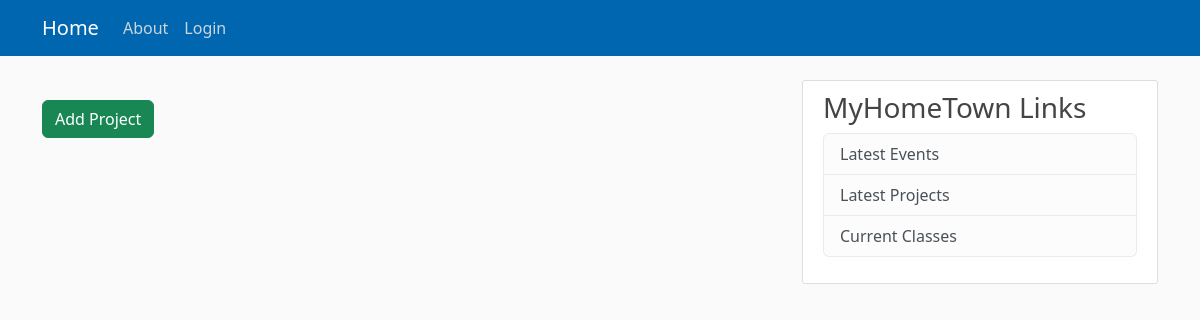
The page /private/project/ on the database as committed earlier.
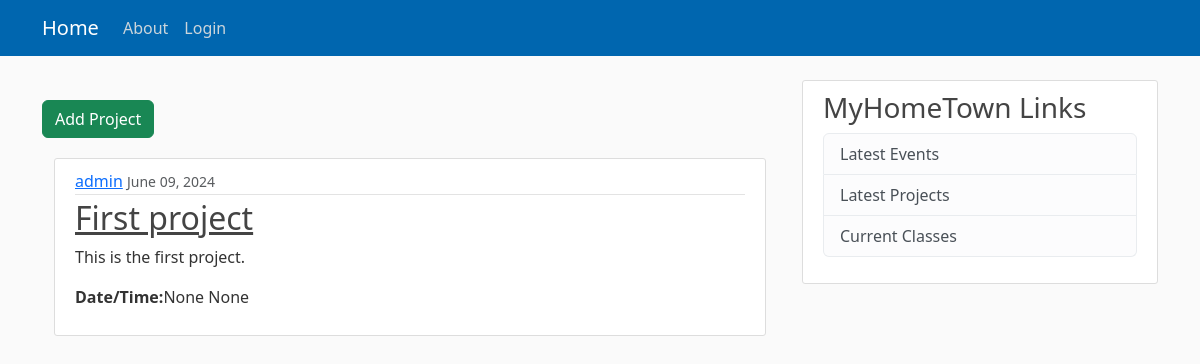
The same page on the database as committed later.
### common/models.py (models this page shows, shortened)
class Project(models.Model):
    title = models.CharField(max_length=100)
    location = models.CharField(max_length=255)
    time = models.TimeField(default=timezone.now)
    date = models.DateField(default=timezone.now)
    url = models.CharField(max_length=255, null=True, blank=True)
    date_posted = models.DateTimeField(default=timezone.now)
    summary = models.CharField(max_length=255, null=True)
    description = models.CharField(max_length=4096, null=True)
    author = models.ForeignKey(User, on_delete=models.CASCADE)

### private/views.py (the view)
# urls.py: path('project/', ProjectListView.as_view(), name="project-list"),
class ProjectListView(ListView):
    model = Project
    template_name = 'projects/project_list.html'
    context_object_name = 'projects'
    ordering = ['date_posted']

### private/templates/projects/project_list.html (shortened to what this page needs)
{% extends "private/base.html" %}
{% block content %}
<p>
  <li class="btn btn-success btn=sm mt-1 mb-1"><a class="nav-item nav-link" href="{% url 'project-create' %}">Add Project</a></li>
</p>
<div class="container">
    {% for project in projects %}
    <article class="media content-section">
        <div class="media-body">
          <div class="article-metadata">
            <a class="mr-2" href="#">{{ project.author }}</a>
            <small class="text-muted">{{ project.date_posted|date:"F d, Y" }}</small>
          </div>
          <h2><a class="article-title" href="{% url 'project-detail' project.id %}">{{ project.title }}</a></h2>
          {% if crcclass.summary %}
            <p class="article-content">{{ project.summary }}</p>
          {% else %}
            <p class="article-content">{{ project.description }}</p>
          {% endif %}
          <p class="article-content"><b>Date/Time:</b>{{ project.time }} {{ project.time }}</p>
        </div>
      </article>
    {% endfor %}
</div>
{% endblock %}

Rows that differ between the two databases and show on the page:
added Project: author "admin", date_posted "June 09, 2024", title "First project", description "This is the first project.", time "None"
